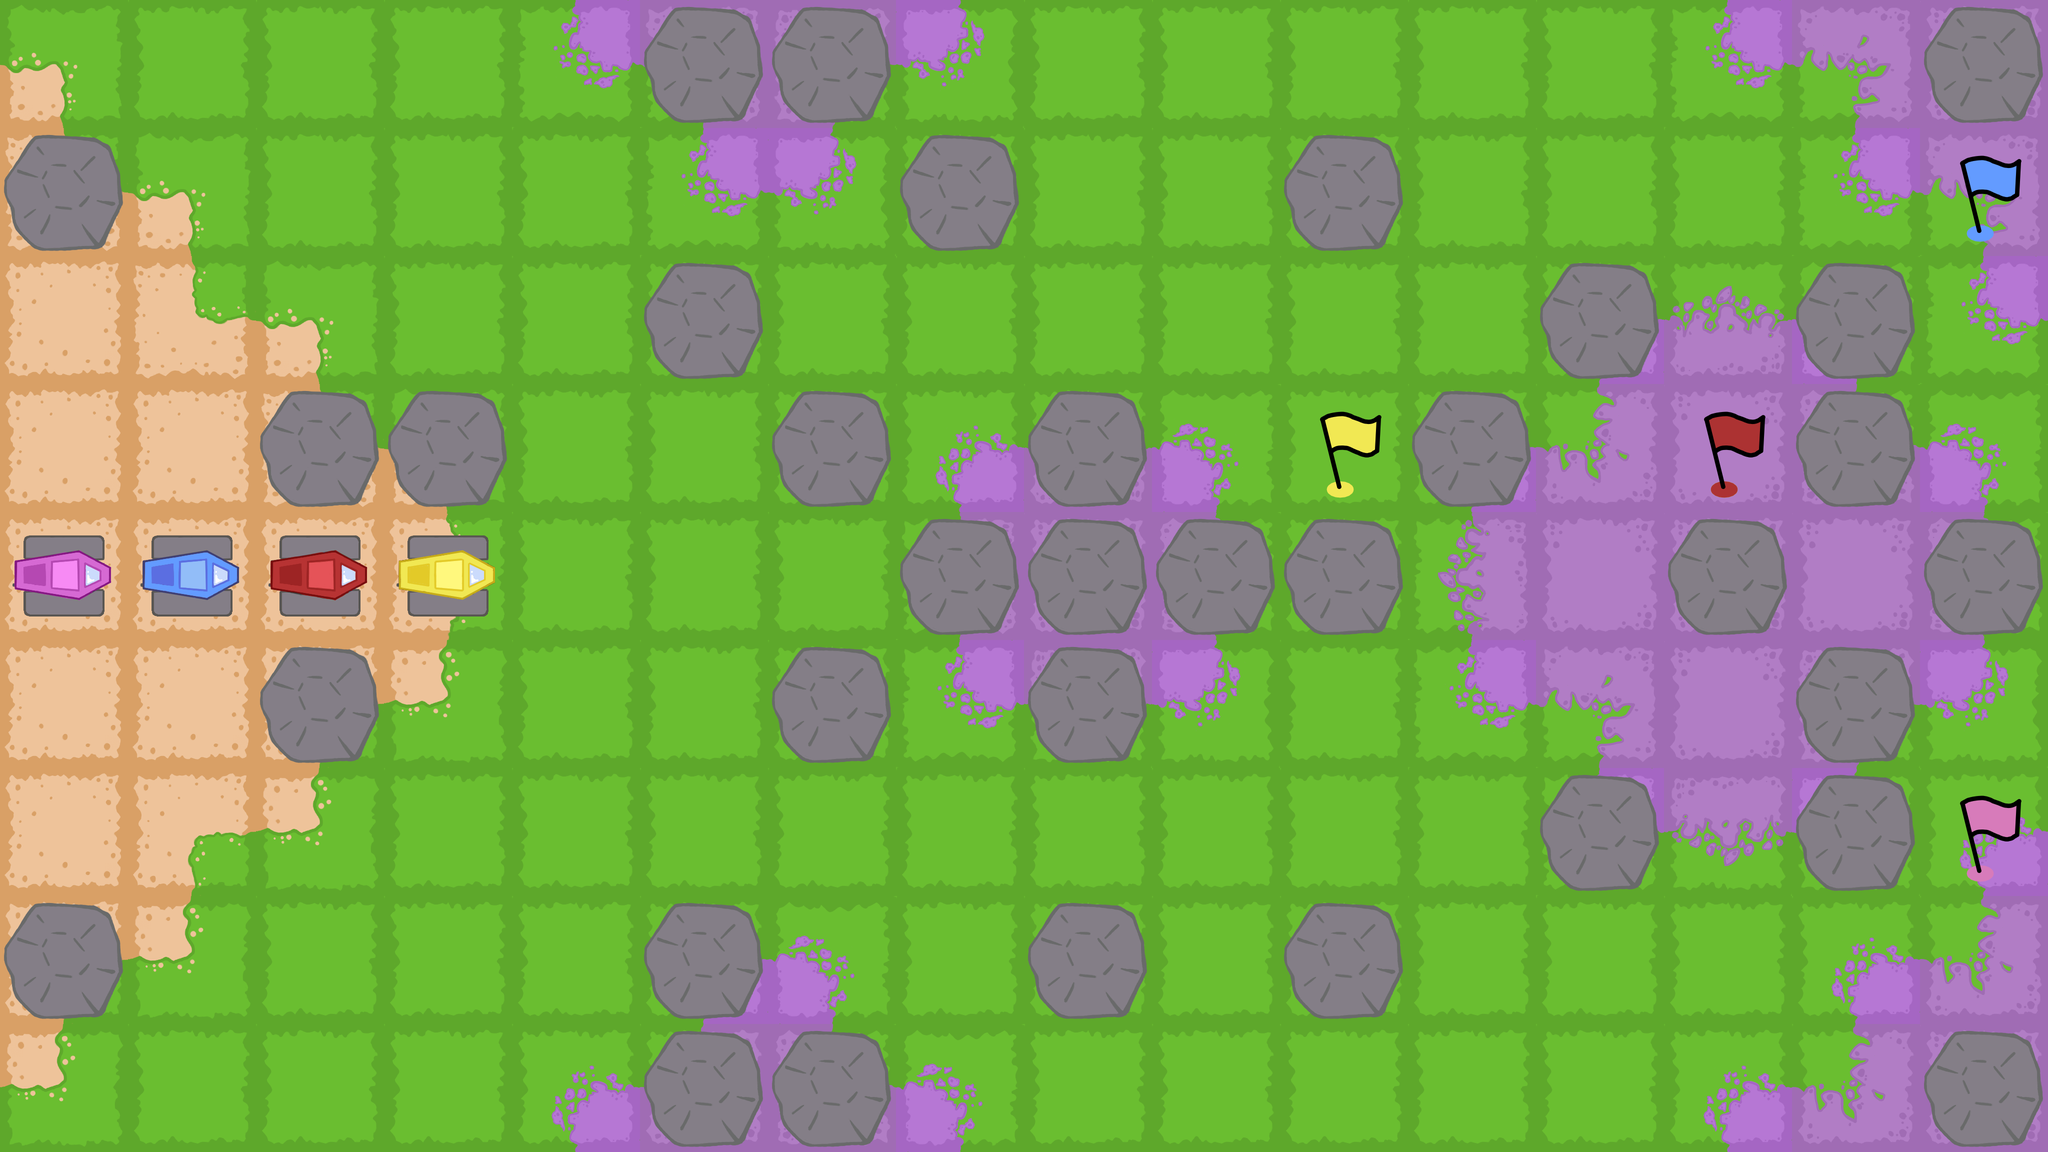

This is a level from a 2D game, rendered from its Tiled map with the project's own tilesets. A one-line summary and the complete map file follow:
An orthogonal 16x9 tile map with 256x256 px tiles, 3 tile layers (Base, Objects, Player), 3 tilesets.

<map version="1.10" tiledversion="1.10.1" orientation="orthogonal" renderorder="right-down" width="16" height="9" tilewidth="256" tileheight="256" infinite="0" nextlayerid="4" nextobjectid="1">
 <properties>
  <property name="left" type="int" value="9" />
  <property name="motor_off" type="int" value="0" />
  <property name="motor_on" type="int" value="0" />
  <property name="right" type="int" value="9" />
  <property name="story">[[pre_level]]
text = """
Programmers, we will have to take a small break from our usual missions. 
We have received a strange signal not too far from your last mission.
The robots have already been dispatched. Please check it out immediately. 
Any further sample collection will be put on hold for now.
"""
profil = "Captain"
background = "OuterSpace"
[[pre_level]]
text = """
Here is the map of our current place.
Any closer to the weird signal wasn't possible, 
as we don't know what landing closer to it could lead to.
Be careful!
Those violet patches do seem more ominous than the rest.
If our computers are correct, they shouldn't lead to problems.
But we can't know for sure.
The path to the weird signal source seems to be somewhat complicated,
but I am sure you will manage.
"""
profil = "Captain"
[[after_level]]
text = """
We have gotten closer to the source already. 
Our computers don't really seem to like that. 
Hmm… as it seems though, the grass doesn't seem to be much of a problem.
At least we now knoe that. 
"""
profil = "Captain"
</property>
  <property name="wait" type="int" value="9" />
 </properties>
 <tileset firstgid="1" source="../img/BaseTiles/BaseTiles.tsx" />
 <tileset firstgid="13" source="../img/ObjectTiles/ObjectTiles.tsx" />
 <tileset firstgid="17" source="../img/Player/Player.tsx" />
 <layer id="1" name="Base" width="16" height="9">
  <data encoding="csv">
2684354562,1,1,1,1610612745,1610612748,3221225484,3221225481,1,1,1,1,1,1610612745,1610612748,8,
1610612741,2684354562,1,1,1,1610612745,3221225481,1,1,1,1,1,1,1,1610612745,1610612748,
4,1610612741,2684354562,1,1,1,1,1,1,1,1,1,9,11,2684354569,1610612745,
4,4,1610612741,2684354562,1,1,1,9,11,2684354569,1,9,12,8,2684354572,2684354569,
4,4,4,3,1,1,1,1610612747,8,2684354571,1,1610612747,8,8,8,2684354571,
4,4,5,3221225474,1,1,1,1610612745,3221225483,3221225481,1,1610612745,1610612748,8,3221225484,3221225481,
4,5,3221225474,1,1,1,1,1,1,1,1,1,1610612745,3221225483,3221225481,9,
5,3221225474,1,1,1,9,2684354569,1,1,1,1,1,1,1,9,12,
3221225474,1,1,1,9,12,2684354572,2684354569,1,1,1,1,1,9,12,8
</data>
 </layer>
 <layer id="2" name="Objects" width="16" height="9">
  <data encoding="csv">
0,0,0,0,0,14,14,0,0,0,0,0,0,0,0,14,
14,0,0,0,0,0,0,14,0,0,14,0,0,0,0,0,
0,0,0,0,0,14,0,0,0,0,0,0,14,0,14,0,
0,0,14,14,0,0,14,0,14,0,0,14,0,0,14,0,
0,0,0,0,0,0,0,14,14,14,14,0,0,14,0,14,
0,0,14,0,0,0,14,0,14,0,0,0,0,0,14,0,
0,0,0,0,0,0,0,0,0,0,0,0,14,0,14,0,
14,0,0,0,0,14,0,0,14,0,14,0,0,0,0,0,
0,0,0,0,0,14,14,0,0,0,0,0,0,0,0,14
</data>
 </layer>
 <layer id="3" name="Player" width="16" height="9">
  <data encoding="csv">
0,0,0,0,0,0,0,0,0,0,0,0,0,0,0,0,
0,0,0,0,0,0,0,0,0,0,0,0,0,0,0,24,
0,0,0,0,0,0,0,0,0,0,0,0,0,0,0,0,
0,0,0,0,0,0,0,0,0,0,22,0,0,23,0,0,
2684354580,2684354579,2684354578,2684354577,0,0,0,0,0,0,0,0,0,0,0,0,
0,0,0,0,0,0,0,0,0,0,0,0,0,0,0,0,
0,0,0,0,0,0,0,0,0,0,0,0,0,0,0,25,
0,0,0,0,0,0,0,0,0,0,0,0,0,0,0,0,
0,0,0,0,0,0,0,0,0,0,0,0,0,0,0,0
</data>
 </layer>
</map>
